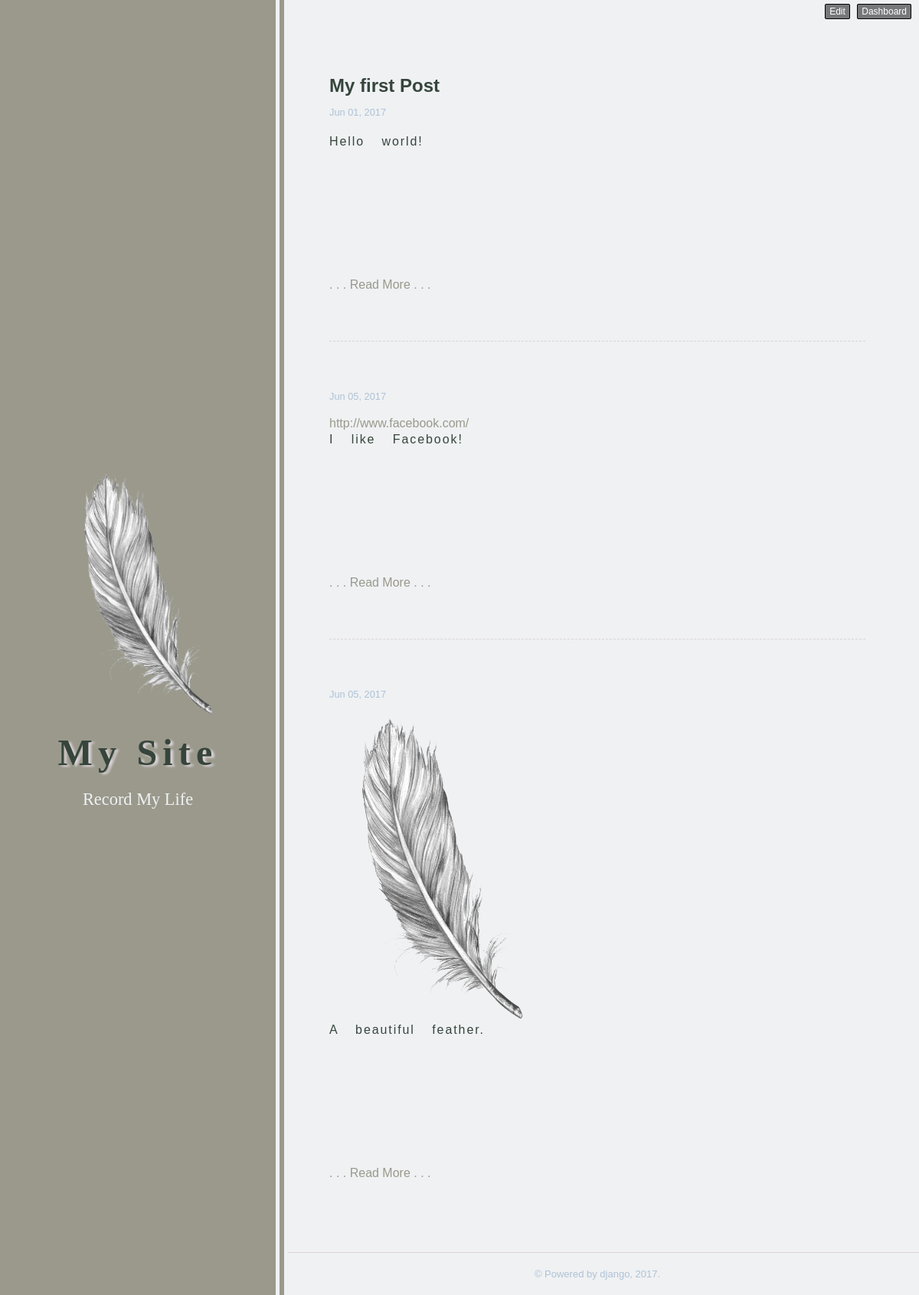
Before: / with the older database file.
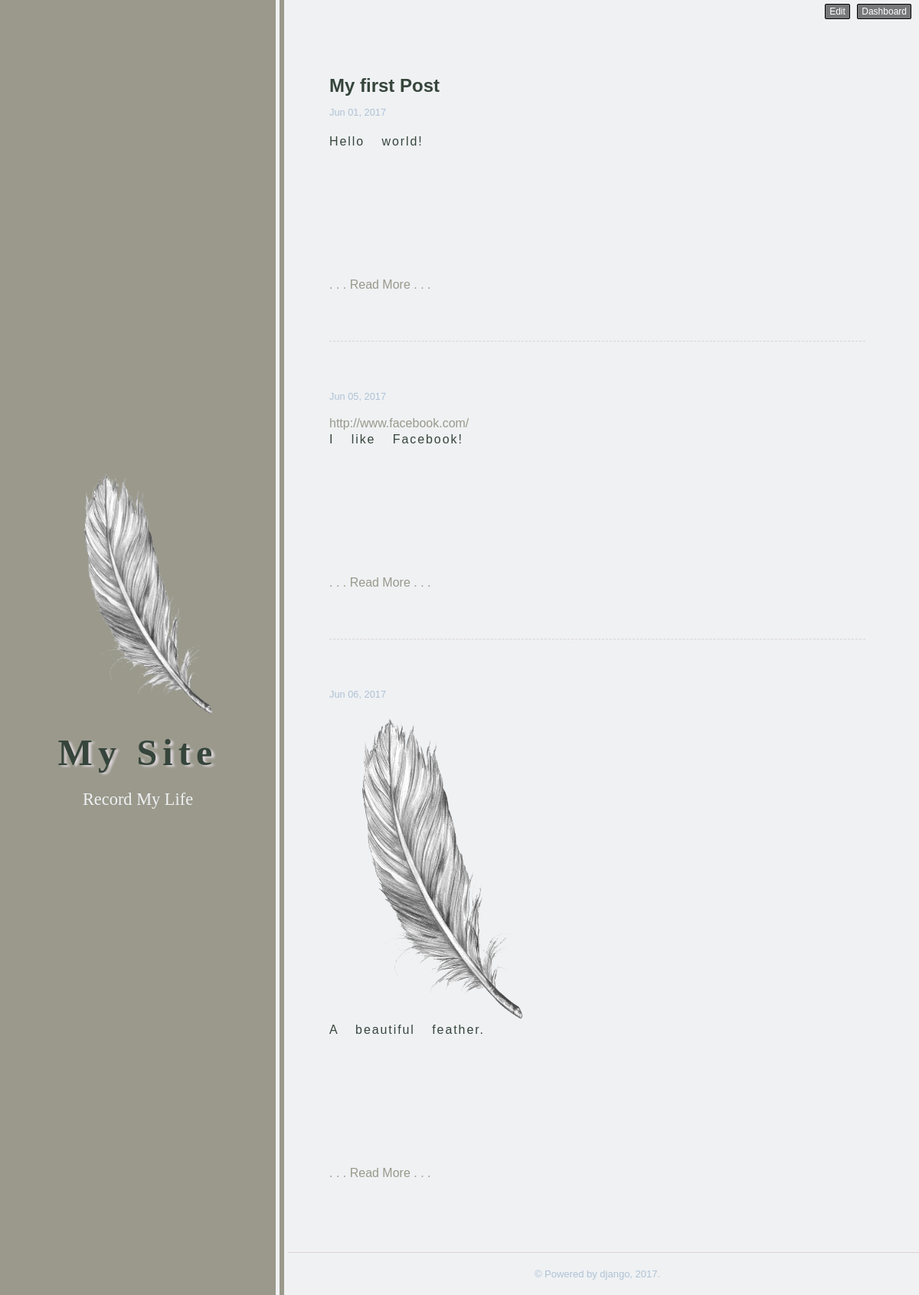
After: the same page with the newer database file.
### blog/models.py (models this page shows)
class Post(models.Model):
    content = models.TextField(blank=True)
    pub_date = models.DateTimeField(auto_now_add=True, editable=False)

class Text(Post):
    title = models.CharField(max_length=100)

class Link(Post):
    url = models.URLField()

class Photo(Post):
    image = models.ImageField(upload_to='blog_photo')

### blog/views.py (the view)
# urls.py: 2. Add a URL to urlpatterns:  url(r'^$', views.home, name='home')
def home(request):
    post_list = Post.objects.all()
    return render(request, "index.html", {'post_list': post_list})

### templates/index.html (shortened to what this page needs)
{% extends "base.html" %}
{% block main %}
            <div class="content-wrapper index">
                {% for post in post_list %}
                {% if post.text %}
                <article class="text-post">
                    <h2>
                        <a href="{% url 'post_detail' pk=post.pk %}">{{ post.text.title }}</a>
                    </h2>
                    <time>
                        <a href="{% url 'post_detail' pk=post.pk %}">{{ post.pub_date|date:"M d, Y"}}</a>
                    </time>
                {% elif post.photo %}
                <article class="photo-post">
                    <time>
                        <a href="{% url 'post_detail' pk=post.pk %}">{{ post.pub_date|date:"M d, Y"}}</a>
                    </time>
                    <img src="{{ post.photo.image.url }}" alt=""><br>
                {% else %}
                <article class="link-post">
                    <time>
                        <a href="{% url 'post_detail' pk=post.pk %}">{{ post.pub_date|date:"M d, Y"}}</a>
                    </time>
                    <a href="{{ post.link.url }}">{{ post.link.url }}</a>
                {% endif %}
                    <div class="content read-more-block">
                        {{ post.content }}
                    </div>
                    <p class="read-more-container">
                        <span style="color: #9a998c;">. . . </span>
                        <a class="read-more" href="{% url 'post_detail' pk=post.pk %}">Read More</a>
                        <span style="color: #9a998c;">. . . </span>
                    </p>
                </article>
                {% endfor %}
            </div>
{% endblock %}

### templates/base.html (shortened to what this page needs)
<html>
    <head>
        {% load static %}
        <link rel="stylesheet" type="text/css" href="{% static 'css/style.css' %}">
    </head>
    <body>
        <div id="control">
            <a class="button" href="/">Edit</a>
            <a class="button" href="/">Dashboard</a>
        </div>
        <header>
            <div class="header-wrapper">
                <div class="section">
                    <a class="logo" href="#">
                        <img src="{% static 'image/logo.png' %}">
                    </a>
                    <div id="title">
                        <a href="{% url 'index' %}">My Site</a>
                    </div>
                    <div id="description">
                        Record My Life
                    </div>
                </div>
            </div>
        </header>
        <main>
            {% block main %}{% endblock %}
        </main>
        <footer>
            &copy;&nbsp;Powered by django, 2017.
        </footer>
    </body>
</html>

### assets/css/style.css (style rules this page uses)
* { margin: 0; padding: 0; vertical-align: baseline; border: 0; }
h1, h2, h3, h4, h5, h6 { font-weight: 700; line-height: 1.2; margin: 1.414em 0 0.5em; }
h1 a, h2 a, h3 a, h4 a, h5 a, h6 a { color: inherit !important }
a { text-decoration: none; }
p { margin: 1.875em 0; }
html { overflow-x: hidden; overflow-y: scroll; height: 100%; }
body { display: table; box-sizing: border-box; padding-left: 30%; table-layout: fixed; width: 100%; height: 100%; background: #eff1f3; font-family: Tahoma,"Trebuchet MS","Nimbus Sans L",Arial,"Franklin Gothic Medium","Helvetica Neue",Geneva,Verdana,"URW Gothic L","Gill Sans",Helvetica ,"Lucida Sans Unicode","Arial Black","Lucida Grande","Microsoft Sans Serif",sans-serif; font-size: 16px; font-weight: 300; color: #36453b; }
header { position: fixed; top: 0; bottom: 0; left: 0; background:#9a998c; width: 30%; height: 100%; display: block; z-index: 1; color:#eff1f3; overflow-x: hidden; overflow-y: auto; border-right: double 1em #eff1f3; font-family:Georgia,"URW Palladio L",Times,"Palatino Linotype ","URW Bookman L",Sylfaen,"Times New Roman", "Century Schoolbook L","Bitstream Charter",serif; }
main { position: relative; display: table-row; width: 70%; height: 100%; }
article { padding: 4em 0 2.125em; word-wrap: break-word; }
article a { color: #9a998c; }
article .content { line-height: 1.5; letter-spacing: .12em; word-spacing: 1em; }
time { display: table; color: #afc2d5; margin-bottom: 1.5em; font-size: .8em; }
time a { color: inherit !important; }
footer { font-size: 0.8125em; padding: 20px 40px; text-align: center; margin: auto; border-top: 1px solid #dbd3d8; color: #afc2d5; }
.header-wrapper { display: table; box-sizing: border-box; width: 100%; height: 100%; padding: 0 5% 1.25em; }
.logo img { width: 65%; }
.logo ~ #title { margin-top: 20px; }
.section { display: table-cell; vertical-align: middle; text-align: center; }
.content-wrapper { margin: 0 auto; padding: 0 40px 1.875em; max-width: 700px; }
.index article { border-bottom: dashed 1px #dbd3d8; }
.index article:last-of-type { border-bottom: none; }
#title { margin-bottom: 1.3em; }
#title a { color: #36453b; font-size: 3em; font-weight: 900; font-family: 'Snell Roundhand'; letter-spacing: .15em; text-shadow: .08em .05em 3px #dbd3d8; }
#description { margin: auto; margin-top: 20px; width: 100%; font-size: 1.4em; }
#title ~ #description { margin: 0; }
#control { position: fixed; right: 0; top: 0; z-index: 2; padding: 5px; }
.button { background: rgba(0, 0, 0, .5); font-size: .75em; padding: 2px 5px; margin-right: 5px; color: #fff; cursor: pointer; border: 1px solid #000; border-radius: 2px; text-align: center; }
.read-more-block { height: 10em; overflow: hidden; background-color: #eff1f3; }

Changed rows visible on the page:
removed Post: pub_date "Jun 05, 2017", photo.image (picture), content "A beautiful feather."
added Post: pub_date "Jun 06, 2017", photo.image (picture), content "A beautiful feather."
